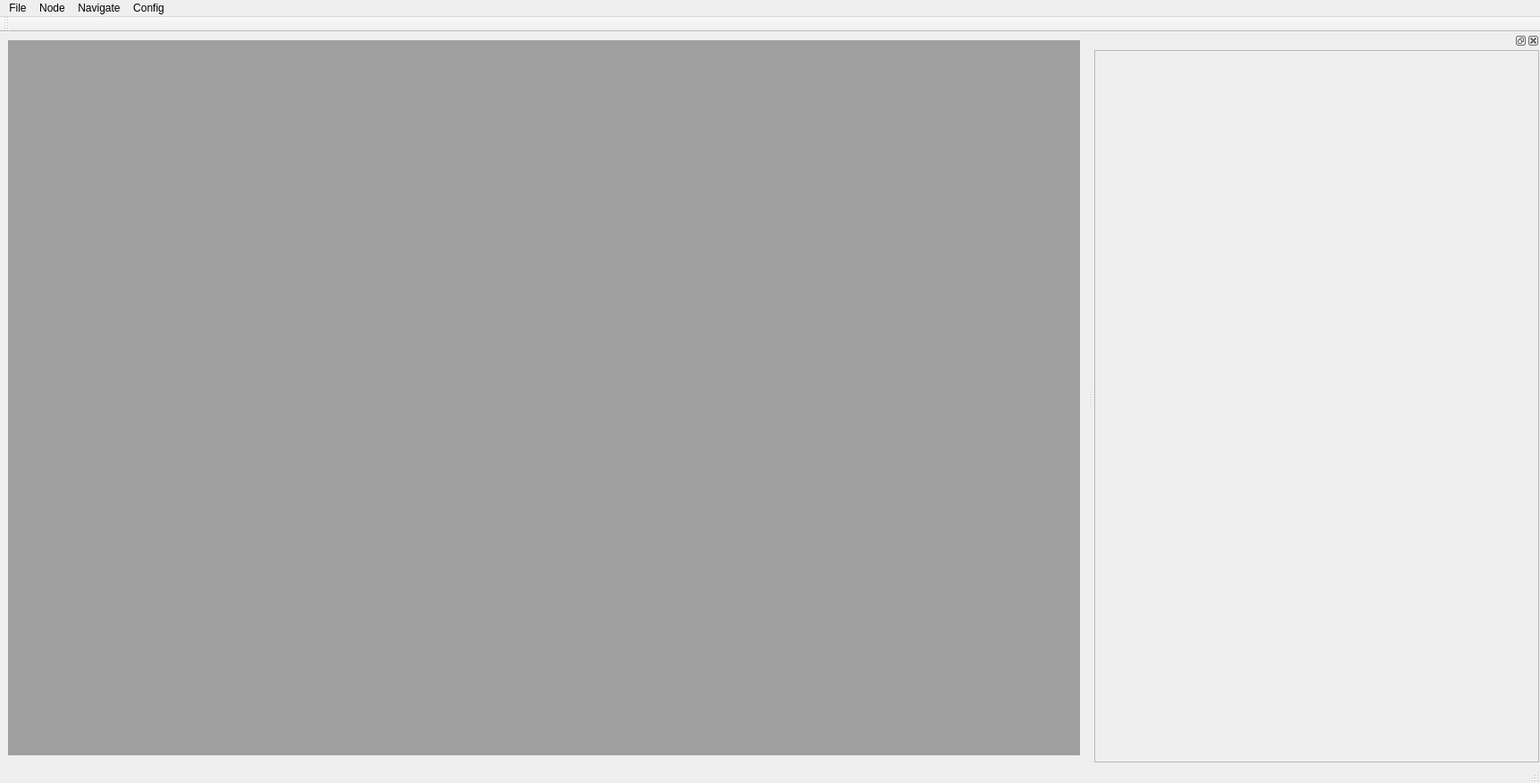
<?xml version="1.0" encoding="UTF-8"?>
<ui version="4.0">
 <class>MainWindow</class>
 <widget class="QMainWindow" name="MainWindow">
  <property name="geometry">
   <rect>
    <x>0</x>
    <y>0</y>
    <width>1415</width>
    <height>856</height>
   </rect>
  </property>
  <property name="windowTitle">
   <string>MainWindow</string>
  </property>
  <widget class="QWidget" name="centralwidget">
   <layout class="QHBoxLayout" name="horizontalLayout">
    <item>
     <widget class="QMdiArea" name="mdiArea">
      <property name="minimumSize">
       <size>
        <width>1200</width>
        <height>800</height>
       </size>
      </property>
     </widget>
    </item>
   </layout>
  </widget>
  <widget class="QMenuBar" name="menubar">
   <property name="geometry">
    <rect>
     <x>0</x>
     <y>0</y>
     <width>1415</width>
     <height>18</height>
    </rect>
   </property>
   <widget class="QMenu" name="menuFile">
    <property name="title">
     <string>File</string>
    </property>
    <addaction name="actionNew"/>
    <addaction name="actionOpen"/>
    <addaction name="actionSave"/>
    <addaction name="actionSaveAs"/>
    <addaction name="actionExport"/>
    <addaction name="actionSaveAll"/>
    <addaction name="actionExportAll"/>
    <addaction name="actionClose"/>
    <addaction name="actionCloseAll"/>
   </widget>
   <widget class="QMenu" name="menuNode">
    <property name="title">
     <string>Node</string>
    </property>
    <addaction name="actionInsert"/>
    <addaction name="actionDelete"/>
    <addaction name="actionMoveUp"/>
    <addaction name="actionMoveDown"/>
    <addaction name="actionCopy"/>
    <addaction name="actionPaste"/>
    <addaction name="actionCut"/>
   </widget>
   <widget class="QMenu" name="menuConfig">
    <property name="title">
     <string>Config</string>
    </property>
    <addaction name="actionAgent"/>
   </widget>
   <widget class="QMenu" name="menuNavigate">
    <property name="title">
     <string>Navigate</string>
    </property>
    <addaction name="actionGoto"/>
    <addaction name="actionFind"/>
   </widget>
   <addaction name="menuFile"/>
   <addaction name="menuNode"/>
   <addaction name="menuNavigate"/>
   <addaction name="menuConfig"/>
  </widget>
  <widget class="QStatusBar" name="statusbar"/>
  <widget class="QToolBar" name="toolBar">
   <property name="windowTitle">
    <string>toolBar</string>
   </property>
   <attribute name="toolBarArea">
    <enum>TopToolBarArea</enum>
   </attribute>
   <attribute name="toolBarBreak">
    <bool>false</bool>
   </attribute>
  </widget>
  <widget class="QDockWidget" name="dockWidget">
   <property name="minimumSize">
    <size>
     <width>500</width>
     <height>800</height>
    </size>
   </property>
   <attribute name="dockWidgetArea">
    <number>2</number>
   </attribute>
   <widget class="QWidget" name="dockWidgetContents">
    <layout class="QVBoxLayout" name="verticalLayout">
     <property name="leftMargin">
      <number>1</number>
     </property>
     <property name="topMargin">
      <number>1</number>
     </property>
     <property name="rightMargin">
      <number>1</number>
     </property>
     <property name="bottomMargin">
      <number>1</number>
     </property>
     <item>
      <widget class="QScrollArea" name="scrollArea">
       <property name="widgetResizable">
        <bool>true</bool>
       </property>
       <widget class="QWidget" name="dockAnchor">
        <property name="geometry">
         <rect>
          <x>0</x>
          <y>0</y>
          <width>496</width>
          <height>793</height>
         </rect>
        </property>
       </widget>
      </widget>
     </item>
    </layout>
   </widget>
  </widget>
  <action name="actionNew">
   <property name="text">
    <string>New</string>
   </property>
   <property name="shortcut">
    <string>Ctrl+N</string>
   </property>
  </action>
  <action name="actionOpen">
   <property name="text">
    <string>Open</string>
   </property>
   <property name="shortcut">
    <string>Ctrl+O</string>
   </property>
  </action>
  <action name="actionSave">
   <property name="text">
    <string>Save</string>
   </property>
   <property name="shortcut">
    <string>Ctrl+S</string>
   </property>
  </action>
  <action name="actionExport">
   <property name="text">
    <string>Export</string>
   </property>
  </action>
  <action name="actionSaveAll">
   <property name="text">
    <string>SaveAll</string>
   </property>
  </action>
  <action name="actionExportAll">
   <property name="text">
    <string>ExportAll</string>
   </property>
  </action>
  <action name="actionInsert">
   <property name="text">
    <string>Insert</string>
   </property>
   <property name="shortcut">
    <string>Ins</string>
   </property>
  </action>
  <action name="actionDelete">
   <property name="text">
    <string>Delete</string>
   </property>
   <property name="shortcut">
    <string>Del</string>
   </property>
  </action>
  <action name="actionMoveUp">
   <property name="text">
    <string>MoveUp</string>
   </property>
   <property name="shortcut">
    <string>Ctrl+Up</string>
   </property>
  </action>
  <action name="actionMoveDown">
   <property name="text">
    <string>MoveDown</string>
   </property>
   <property name="shortcut">
    <string>Ctrl+Down</string>
   </property>
  </action>
  <action name="actionCopy">
   <property name="text">
    <string>Copy</string>
   </property>
   <property name="shortcut">
    <string>Ctrl+C</string>
   </property>
  </action>
  <action name="actionPaste">
   <property name="text">
    <string>Paste</string>
   </property>
   <property name="shortcut">
    <string>Ctrl+V</string>
   </property>
  </action>
  <action name="actionCut">
   <property name="text">
    <string>Cut</string>
   </property>
   <property name="shortcut">
    <string>Ctrl+X</string>
   </property>
  </action>
  <action name="actionAgent">
   <property name="text">
    <string>Agent</string>
   </property>
  </action>
  <action name="actionClose">
   <property name="text">
    <string>Close</string>
   </property>
  </action>
  <action name="actionCloseAll">
   <property name="text">
    <string>CloseAll</string>
   </property>
  </action>
  <action name="actionSaveAs">
   <property name="text">
    <string>SaveAs</string>
   </property>
  </action>
  <action name="actionGoto">
   <property name="text">
    <string>Goto</string>
   </property>
   <property name="toolTip">
    <string>输入节点编号进行跳转</string>
   </property>
   <property name="whatsThis">
    <string>输入节点编号进行跳转</string>
   </property>
   <property name="shortcut">
    <string>Ctrl+G</string>
   </property>
  </action>
  <action name="actionFind">
   <property name="text">
    <string>Find</string>
   </property>
   <property name="toolTip">
    <string>根据内容进行查找</string>
   </property>
   <property name="whatsThis">
    <string>根据内容进行查找</string>
   </property>
   <property name="shortcut">
    <string>Ctrl+F</string>
   </property>
  </action>
 </widget>
 <resources/>
 <connections/>
</ui>
